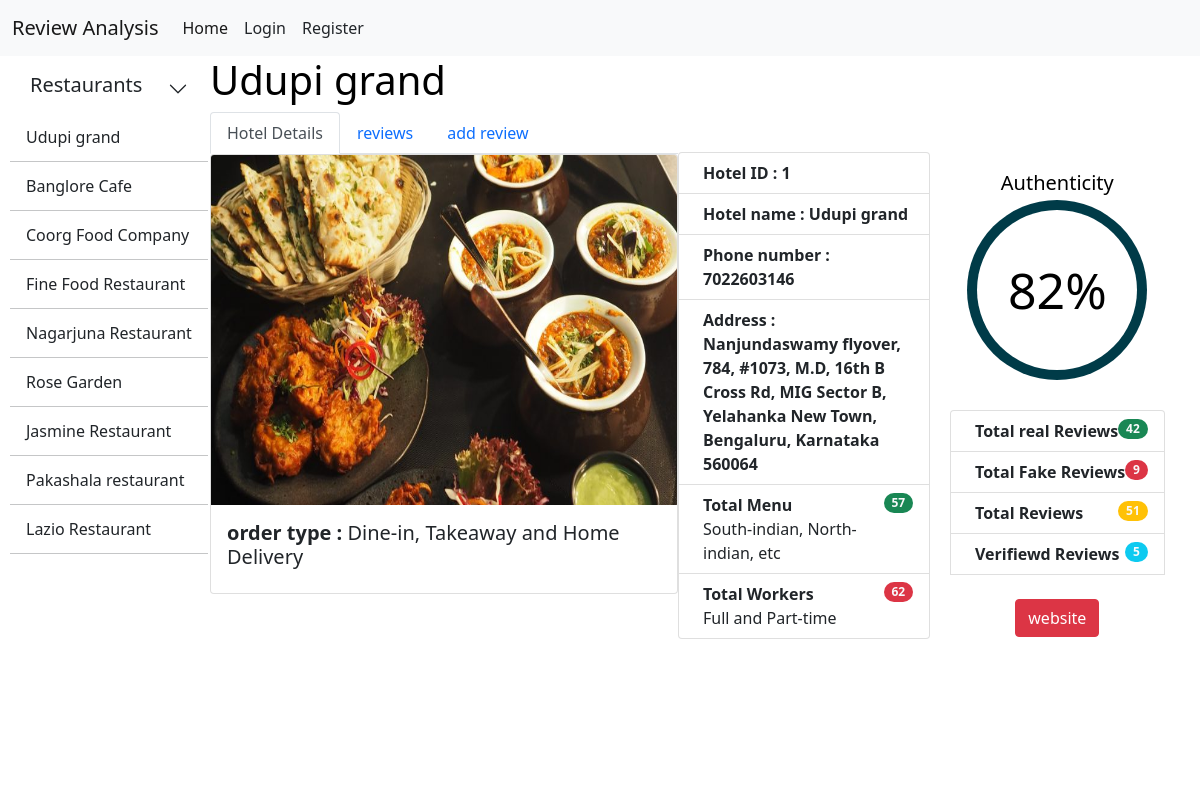
Page /viewonehotel/Udupi grand.jpg on the committed database.
### tables this page shows
CREATE TABLE hotel(
    hotelid integer PRIMARY KEY AUTOINCREMENT,
    hotelname text NOT NULL,
    address text,
    overall_rating integer,
    weblink text,
    phone integer , 
    image_name text, 
    totalmenu integer, 
    totalworkers integer
);

### app.py (the view)
@app.route('/viewonehotel/<name>')
def viewonehotel(name):
    user = get_current_user()
    db = get_database()
    hotel_cur = db.execute("select * from hotel")
    allhotels = hotel_cur.fetchall()
    hotel_one = db.execute("select * from hotel where image_name = ?",[name])
    single_hotel = hotel_one.fetchone()
    all_count_cur = db.execute("select count(review) as all_count,sum(real)\
    as real_count,sum(verified) as verify_count from review,hotel on\
    hotel.hotelid = review.hotelid where hotel.image_name = ?",[name])
    all_count = all_count_cur.fetchone()
    if all_count['all_count'] == 0:
        return render_template('viewonehotel.html' , name = name,
            allhotels = allhotels,single_hotel = single_hotel,
            all_count = all_count,user = user)
    else:
        return render_template('viewonehotel.html' , name = name,
            allhotels = allhotels,single_hotel = single_hotel,
            all_count = all_count,user = user, auth = int((all_count['real_count'] / all_count['all_count'] )*100))

### app.py (called while the page is built)
@app.teardown_appcontext
def close_database(error):
    if hasattr(g, 'hotel_db'):
        g.hotel_db.close()

def get_current_user():
    user_result = None
    if 'user' in session:
        user = session['user']
        db = get_database()
        user_cur = db.execute('select * from users where username = ?', [user])
        user_result = user_cur.fetchone()
    return user_result

### database.py (called while the page is built)
def connect_to_database():
    sql = sqlite3.connect('C:/Users/bbkbh/OneDrive/Desktop/project/review_analysis/hotel_review_app/hotel.db')
    sql.row_factory = sqlite3.Row
    return sql

def get_database():
    if not hasattr(g, 'hotel_db'):
        g.hotel_db = connect_to_database()
    return g.hotel_db

### templates/viewonehotel.html (shortened to what this page needs)
{% from "showlinks.html" import showlinks %}
<!doctype html>
<html lang="en">
  <head>
    <link href="https://cdn.jsdelivr.net/npm/bootstrap@5.1.3/dist/css/bootstrap.min.css" rel="stylesheet">
  </head>
  <body>
      <div class="parent">
          <div class="child child1">
            {{ showlinks(user) }}
          </div>
          <div class="child child2">
            <div class="left">
              <div class="leftfix">
                <div class="dropdownbutton">
                  <div class="accordion accordion-flush" id="accordionFlushExample">
                    <div class="accordion-item">
                      <h2 class="accordion-header" id="flush-headingOne">
                        <div class="accordion-button collapsed" >
                          <b><h5>Restaurants</h5></b>
                        </div>
                      </h2>
                      <div >
                        <div>
                            <ul class="list-group list-group-flush " >
                              {% for hotel in allhotels %}
                                <a class="dropdown-item" href="{{ url_for('viewonehotel', name = hotel['image_name'] )}}">{{hotel['hotelname']}}</a>
                                <hr class="dropdown-divider">
                              {% endfor %}
                              </ul>
                        </div>
                      </div>
                    </div>
                  </div>
                </div>
              </div>
            </div>
            <div class="center">
              <div class="image">
                <h1 style="color: black;">{{single_hotel['hotelname']}}</h1>
                <ul class="nav nav-tabs">
                  <li class="nav-item">
                    <a class="nav-link active" aria-current="page" href="{{ url_for('viewonehotel', name = single_hotel['image_name'] )}}">Hotel Details</a>
                  </li>
                  <li class="nav-item">
                    <a class="nav-link" href="{{ url_for('viewreview', hotelid = single_hotel['hotelid'] )}}">reviews</a>
                  </li>
                    <li class="nav-item">
                      <a class="nav-link" href="{{ url_for('addreview', hotelid = single_hotel['hotelid'] )}}">add review</a>
                    </li>
                </ul>
                <div class="card mb-3">
                  {% if name %}
                    <img src = "{{ url_for( 'static', filename = name) }} " width="400"
                    height="350" class="card-img-top" alt="...">
                  {% endif %}
                  <div class="card-body">
                    <h5 class="card-title text-dark">
                      <b>order type : </b> Dine-in, Takeaway and Home Delivery
                  </div>
                </div>
              </div>
              <div class="details">
                <br><br><br><br>
                {% if single_hotel %}
              <ul class="list-group">
                <li class="list-group-item d-flex justify-content-between align-items-start">
                  <div class="ms-2 me-auto">
                    <div class="fw-bold">Hotel ID : {{single_hotel['hotelid']}}</div>
                  </div>
                </li>
                <li class="list-group-item d-flex justify-content-between align-items-start">
                  <div class="ms-2 me-auto">
                    <div class="fw-bold">Hotel name : {{single_hotel['hotelname']}}</div>
                  </div>
                </li>
                <li class="list-group-item d-flex justify-content-between align-items-start">
                  <div class="ms-2 me-auto">
                    <div class="fw-bold">Phone number : {{single_hotel['phone']}}</div>
                  </div>
                </li>
                <li class="list-group-item d-flex justify-content-between align-items-start">
                  <div class="ms-2 me-auto">
                    <div class="fw-bold">Address : {{single_hotel['address']}} </div>
                  </div>
                </li>
                <li class="list-group-item d-flex justify-content-between align-items-start">
                  <div class="ms-2 me-auto">
                    <div class="fw-bold">Total Menu</div>
                    South-indian, North-indian, etc
                  </div>
                  <span class="badge bg-success text-light rounded-pill">{{single_hotel['totalmenu']}}</span>
                </li>
                <li class="list-group-item d-flex justify-content-between align-items-start">
                  <div class="ms-2 me-auto">
                    <div class="fw-bold">Total Workers</div>
                    Full and Part-time
                  </div>
                  <span class="badge bg-danger text-light rounded-pill">{{single_hotel['totalworkers']}}</span>
                </li>
              </ul>
              {% endif %}
              </div>
            </div>
            <div class="right">
              <div class="rightfix">
                {% if all_count['real_count'] == 0%}
                {% else %}
                  <div class="percentagebody">
                    <div class="percentagebody">
                      <h5 style="text-align: center;color: black; padding: 5%;">Authenticity</h5>
                      <div class="percentage3">
                        <h1 class = "performance">{{ auth  }}%</h1>
                      </div>
                    </div>
                  </div>
                {% endif %}
                 {% if all_count['real_count']%}
                 <div class="percentagedetails">
                  <ul class="list-group">
                    <li class="list-group-item d-flex justify-content-between align-items-start">
                      <div class="ms-2 me-auto">
                        <div class="fw-bold">Total real Reviews</div>
                      </div>
                      <span class="badge bg-success text-light rounded-pill">{{ all_count['real_count'] }}</span>
                    </li>
                    <li class="list-group-item d-flex justify-content-between align-items-start">
                      <div class="ms-2 me-auto">
                        <div class="fw-bold">Total Fake Reviews</div>
                      </div>
                      <span class="badge bg-danger text-light rounded-pill">{{ all_count['all_count']-all_count['real_count'] }}</span>
                    </li>
                    <li class="list-group-item d-flex justify-content-between align-items-start">
                      <div class="ms-2 me-auto">
                        <div class="fw-bold">Total Reviews</div>
                      </div>
                      <span class="badge bg-warning text-light rounded-pill">{{ all_count['all_count'] }}</span>
                    </li>
                    <li class="list-group-item d-flex justify-content-between align-items-start">
                      <div class="ms-2 me-auto">
                        <div class="fw-bold">Verifiewd Reviews</div>
                      </div>
                      <span class="badge bg-info text-light rounded-pill">{{ all_count['verify_count'] }}</span>
                    </li>
                    <br>
                    <h5 class="text-center"><a class="btn btn-danger" href="{{single_hotel['weblink']}}"> website</a></h5>
                  </ul>
                </div>
                 {% endif %}
              </div>
            </div>
          </div>
      </div>
  </body>
</html>

### templates/viewonehotel.html (style rules this page uses)
html, body { height: 100%; margin: 0 ; padding: 0; }
.parent { display: grid; height: 100%; grid-template-columns: 1fr; grid-template-rows: auto 1fr; overflow: hidden; }
.child2 { display: flex; justify-content: space-around; }
.left { width: 15%; }
.leftfix { position: fixed; height: 500px; overflow-y: auto; }
.center { width: 60%; }
.right { width: 20%; }
.center { display: grid; grid-template-columns: 65% 35%; grid-template-rows: 1fr; }
.image { grid-row: 1/-1; grid-column: 1/2; }
.details { grid-row: 1/-1; grid-column: 2/-1; }
.rightfix { position: fixed; top: 20%; background-color: white; border-radius: 2%; display: grid; grid-template-columns: 1fr; grid-template-rows: 250px 400px; }
.percentagebody { grid-row: 1/2; grid-column: 1/-1; }
.percentagedetails { grid-row: 2/3; grid-column: 1/-1; }
.percentage3 { position: absolute; height: 160px; width: 160px; top: 20%; left: 50%; border-radius: 50%; background-color: white; transform: translate(-50%,-50%); }
.performance { position: absolute; color: black; font-size: 50px; left: 50%; top: 50%; transform: translate(-50%,-50%); }

### rows in the picture
hotel: hotelname "Udupi grand", hotelid "1", phone "7022603146", address "Nanjundaswamy flyover, 784, #1073, M.D, 16th B Cross Rd, MIG Sector B, Yelahanka New Town, Bengaluru, Karnataka 560064", totalmenu "57", totalworkers "62"
hotel: hotelname "Banglore Cafe"
hotel: hotelname "Coorg Food Company"
hotel: hotelname "Fine Food Restaurant"
hotel: hotelname "Nagarjuna Restaurant"
hotel: hotelname "Rose Garden"
hotel: hotelname "Jasmine Restaurant"
hotel: hotelname "Pakashala restaurant"
hotel: hotelname "Lazio Restaurant"

### other values in the picture
{{ auth }} "82"
{{ all_count['real_count'] }} "42"
{{ all_count['all_count']-all_count['real_count'] }} "9"
{{ all_count['all_count'] }} "51"
{{ all_count['verify_count'] }} "5"
